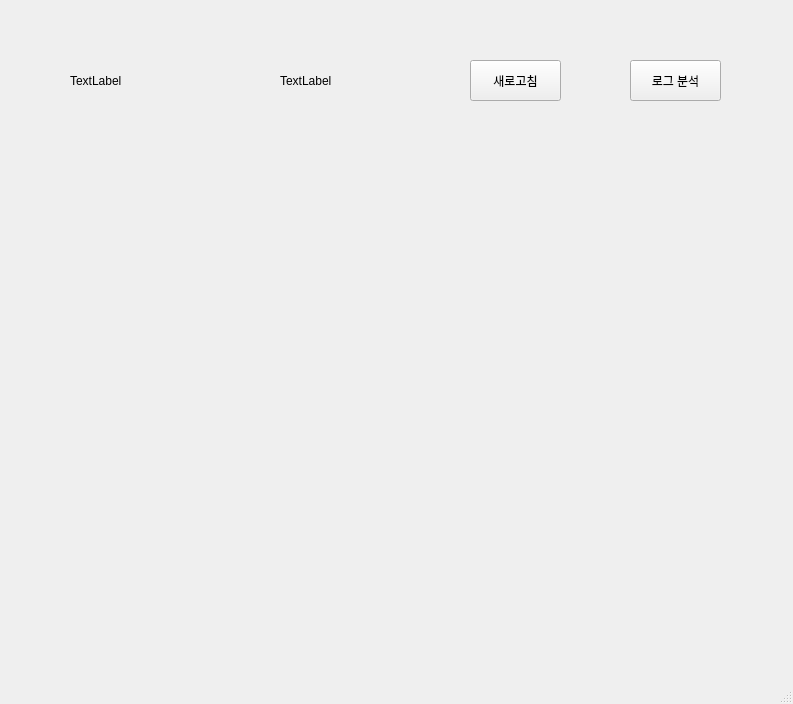
<?xml version="1.0" encoding="UTF-8"?>
<ui version="4.0">
 <class>MainWindow</class>
 <widget class="QMainWindow" name="MainWindow">
  <property name="geometry">
   <rect>
    <x>0</x>
    <y>0</y>
    <width>793</width>
    <height>704</height>
   </rect>
  </property>
  <property name="windowTitle">
   <string>MainWindow</string>
  </property>
  <widget class="QWidget" name="centralwidget">
   <widget class="QLabel" name="lbl_temp">
    <property name="geometry">
     <rect>
      <x>70</x>
      <y>70</y>
      <width>91</width>
      <height>21</height>
     </rect>
    </property>
    <property name="text">
     <string>TextLabel</string>
    </property>
   </widget>
   <widget class="QLabel" name="lbl_humi">
    <property name="geometry">
     <rect>
      <x>280</x>
      <y>70</y>
      <width>71</width>
      <height>21</height>
     </rect>
    </property>
    <property name="text">
     <string>TextLabel</string>
    </property>
   </widget>
   <widget class="QPushButton" name="btn_refresh">
    <property name="geometry">
     <rect>
      <x>470</x>
      <y>60</y>
      <width>91</width>
      <height>41</height>
     </rect>
    </property>
    <property name="text">
     <string>새로고침</string>
    </property>
   </widget>
   <widget class="QLabel" name="lbl_fan_img">
    <property name="geometry">
     <rect>
      <x>210</x>
      <y>190</y>
      <width>131</width>
      <height>161</height>
     </rect>
    </property>
    <property name="text">
     <string/>
    </property>
   </widget>
   <widget class="QLabel" name="lbl_heater_img">
    <property name="geometry">
     <rect>
      <x>440</x>
      <y>200</y>
      <width>131</width>
      <height>161</height>
     </rect>
    </property>
    <property name="text">
     <string/>
    </property>
   </widget>
   <widget class="QLabel" name="lbl_fan_led">
    <property name="geometry">
     <rect>
      <x>210</x>
      <y>400</y>
      <width>131</width>
      <height>16</height>
     </rect>
    </property>
    <property name="text">
     <string/>
    </property>
   </widget>
   <widget class="QLabel" name="lbl_heater_led">
    <property name="geometry">
     <rect>
      <x>430</x>
      <y>400</y>
      <width>141</width>
      <height>16</height>
     </rect>
    </property>
    <property name="text">
     <string/>
    </property>
   </widget>
   <widget class="QPushButton" name="btn_analysis">
    <property name="geometry">
     <rect>
      <x>630</x>
      <y>60</y>
      <width>91</width>
      <height>41</height>
     </rect>
    </property>
    <property name="text">
     <string>로그 분석</string>
    </property>
   </widget>
   <widget class="QWidget" name="graph_container" native="true">
    <property name="geometry">
     <rect>
      <x>50</x>
      <y>440</y>
      <width>701</width>
      <height>221</height>
     </rect>
    </property>
   </widget>
  </widget>
  <widget class="QMenuBar" name="menubar">
   <property name="geometry">
    <rect>
     <x>0</x>
     <y>0</y>
     <width>793</width>
     <height>22</height>
    </rect>
   </property>
  </widget>
  <widget class="QStatusBar" name="statusbar"/>
 </widget>
 <resources/>
 <connections/>
</ui>
